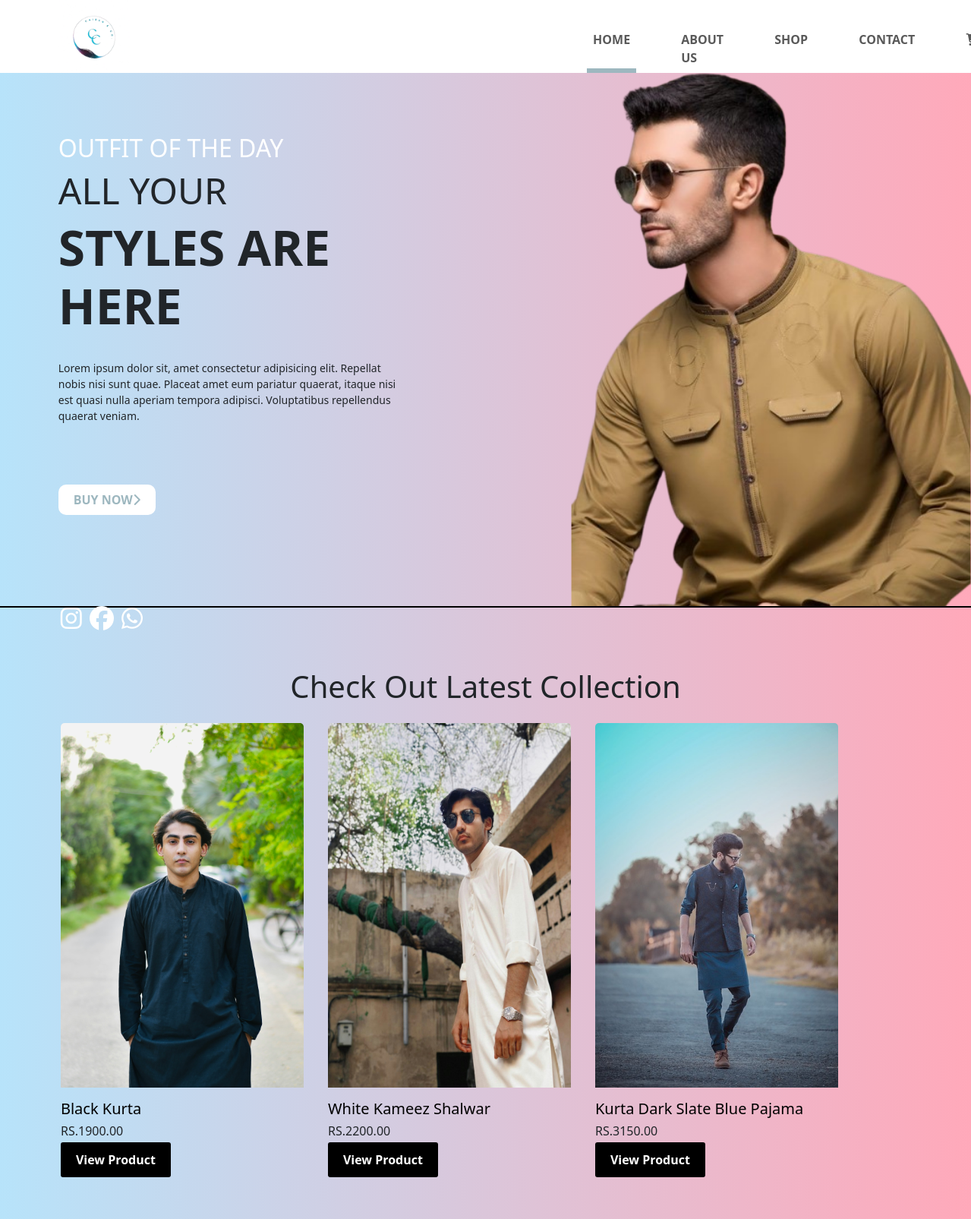
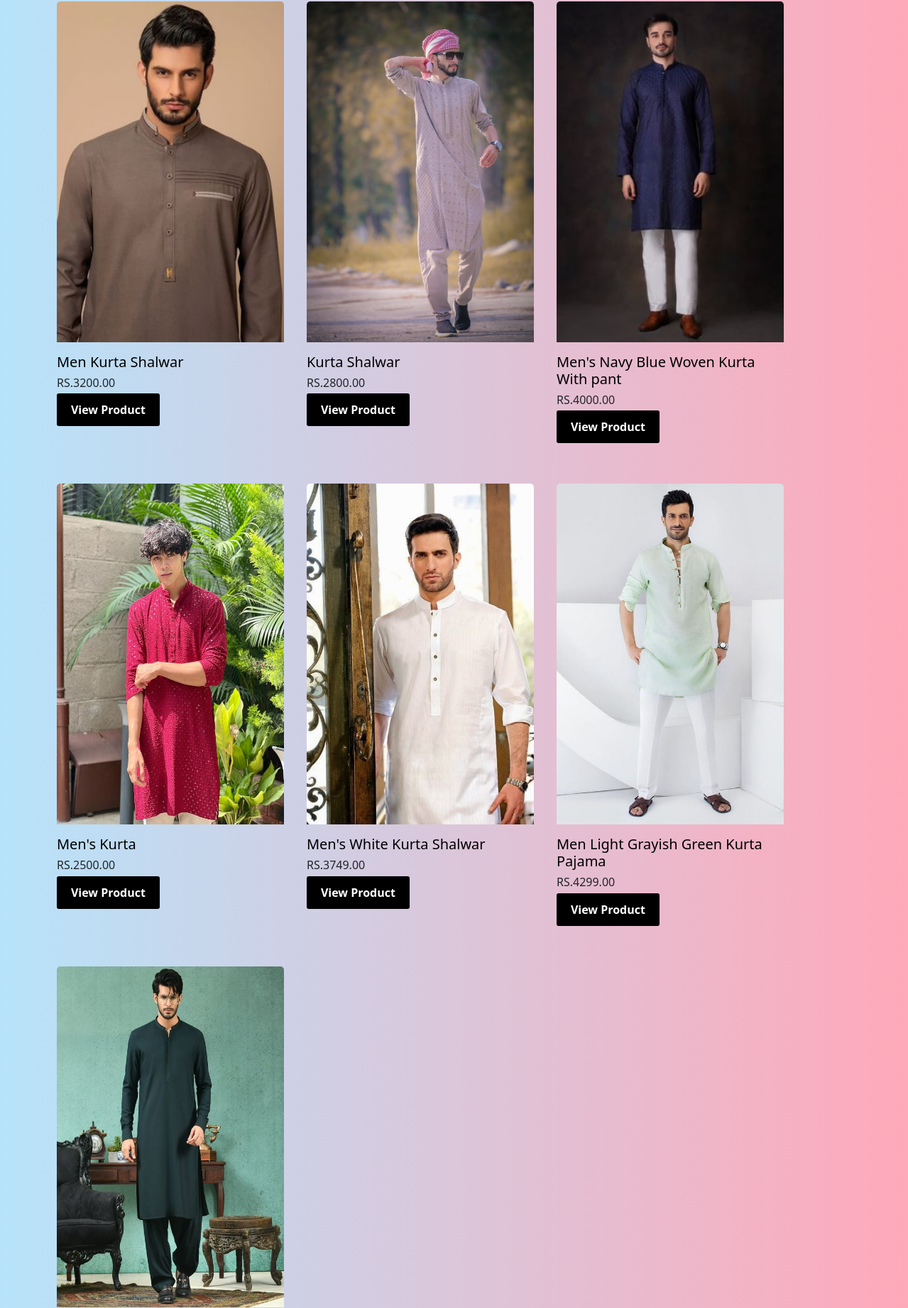
The page / (upper part) on the database its author committed (2 pictures, top to bottom).
### shop/models.py (models this page shows, shortened)
class Product(models.Model):
    unique_id=models.UUIDField(default=uuid.uuid4,editable=True, unique=True)
    name = models.CharField(max_length=255)
    slug = models.SlugField(unique=True, blank=True, null=True)
    description = models.TextField()
    price = models.DecimalField(max_digits=10, decimal_places=2)

class ProductImage(models.Model):
    product = models.ForeignKey(Product, on_delete=models.CASCADE, related_name='images')
    image = models.ImageField(upload_to='product_images/')

### src/views.py (the view)
# urls.py: path('', views.index, name='index'),
def index(request):
    products = Product.objects.all()
    return render(request, 'index.html', {'products': products})

### templates/index.html (shortened to what this page needs)
{% extends "layout.html" %}
{% load static %}
{% block homeLinkClass %}active{% endblock  %}
{% block content %}
    <section id="main-sec">
        <div class="main-text">
            <div class="text-area">
                <h3>OUTFIT OF THE DAY</h3>
                <h1>ALL YOUR</h1>
                <h1>STYLES ARE HERE</h1>
                <p>Lorem ipsum dolor sit, amet consectetur adipisicing elit. Repellat nobis nisi sunt quae. Placeat amet eum pariatur quaerat, itaque nisi est quasi nulla aperiam tempora adipisci. Voluptatibus repellendus quaerat veniam.</p>
                <button><a href="{% url 'shop' %}">BUY NOW<i class="fa-solid fa-chevron-right"></i></a></button>
                <div class="socials">
                    <a href="https://www.instagram.com/cairan_co" target="_blank"><i class="fa-brands fa-instagram"></i></a>
                    <a href="https://web.facebook.com/people/Cairan/100094351912076/?mibextid=ZbWKwL" target="_blank"><i class="fa-brands fa-facebook"></i></a>
                    <a href="#" target="_blank"><i class="fa-brands fa-whatsapp"></i></a>
                </div>
            </div>
        </div>
        <div class="main-image">
            <img id="main-image" src="{% static 'media/Latest_Trendy_Men_Kurta_Design.png'%}" alt="">
        </div>
    </section>
    <section id="product-cards">
        <div class="container ">
            <div class="row ">
                <h1>Check Out Latest Collection</h1>
                {% for product in products %}
                    <div class="card col-md-4" style=" margin-bottom: 20px;">
                       <a href="{% url 'product' slug=product.slug %}"><img id="card-image" src="{{ product.images.first.image.url }}" class="card-img-top" alt="{{ product.name }}"></a>
                        <div class="card-body">
                            <h5 class="card-title"><a class="text-black" href="{% url 'product' slug=product.slug %}">{{ product.name }}</a></h5>
                            <h6 class="card-title">RS.{{ product.price }}</h6>
                            <a href="{% url 'product' slug=product.slug %}"class="view-product-btn">View Product</a>
                        </div>
                    </div>
                {% endfor %}
            </div>
        </div>
    </section>
{% endblock %}

### static/css/style.css (style rules this page uses)
* { margin: 0%; padding: 0%; box-sizing: border-box; }
a { text-decoration: none !important; }
body { background-image: linear-gradient(90deg, #B7E3FA, #FFA9BA); background-repeat: no-repeat; background-size: contain; }
#main-sec { width: 100%; height: 88vh; border-bottom: 2px solid black; display: flex; }
.main-text { width: 60vw; }
.text-area { width: 60%; height: 90%; margin-left: 10%; }
.main-text button { background-color: white; height: 40px; border-radius: 10px; width: 10vw; border-style: none; margin-bottom: 34vh; margin: 8vh 0vh 15vh 0vh; }
.main-text button a { font-weight: bold; color: #9DB7BF; }
.main-image { width: 40vw; height: 100%; display: flex; position: relative; right: 0%; float: right; transform: scaleX(-1); }
#main-image { align-items: center; justify-content: center; }
.socials i { font-size: 2rem; color: white; margin: 0px 3px; }
.main-text h3 { font-weight: 400; color: white; margin-top: 10vh; font-size: 2rem; }
.main-text h1:nth-of-type(1) { font-weight: 400; font-size: 3rem; }
.main-text h1:nth-of-type(2) { font-weight: 700; font-size: 4rem; }
.main-text p { font-size: 14px; margin-top: 4vh; }
#card-image { width: 20rem !important; height: 30rem; }
.card { width: 20rem !important; padding-left: 0% !important; margin: 1rem; border: none; padding-bottom: 1rem !important; background-color: transparent !important; }
.card-body { margin-left: -1rem !important; }
.card-body h6 { margin-bottom: 1rem !important; }
.container { min-width: 90% !important; }

### static/css/product.css (style rules this page uses)
.add-to-cart-btn, .view-product-btn { border: none; padding: 0.5rem 1rem; border-radius: 3px; font-weight: 600; background-color: black; color: white; border: 4px solid transparent; }
.row h1 { text-align: center !important; }
section:nth-of-type(1) { margin-bottom: 5rem; }

### rows shown on the page
Product: images.first.image (picture), name "Black Kurta", price "1900.00"
Product: images.first.image (picture), name "White Kameez Shalwar", price "2200.00"
Product: images.first.image (picture), name "Kurta Dark Slate Blue Pajama", price "3150.00"
Product: images.first.image (picture), name "Men Kurta Shalwar", price "3200.00"
Product: images.first.image (picture), name "Kurta Shalwar", price "2800.00"
Product: images.first.image (picture), name "Men's Navy Blue Woven Kurta With pant", price "4000.00"
Product: images.first.image (picture), name "Men's Kurta", price "2500.00"
Product: images.first.image (picture), name "Men's White Kurta Shalwar", price "3749.00"
Product: images.first.image (picture), name "Men Light Grayish Green Kurta Pajama", price "4299.00"
Product: images.first.image (picture)
